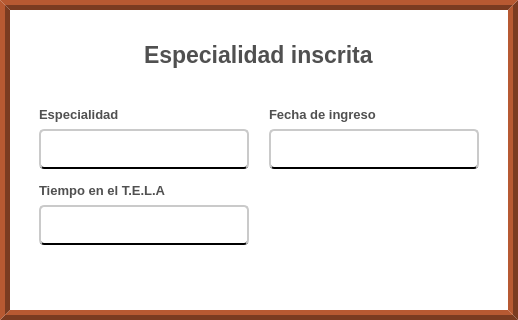
              <widget class="QFrame" name="espacio_info_carnet_2">
               <property name="minimumSize">
                <size>
                 <width>0</width>
                 <height>320</height>
                </size>
               </property>
               <property name="styleSheet">
                <string notr="true">QFrame{
	background-color: rgb(255, 255, 255);
	border:10px ridge rgb(122, 59, 33);
}</string>
               </property>
               <property name="frameShape">
                <enum>QFrame::NoFrame</enum>
               </property>
               <property name="frameShadow">
                <enum>QFrame::Raised</enum>
               </property>
               <layout class="QVBoxLayout" name="verticalLayout_11">
                <property name="spacing">
                 <number>20</number>
                </property>
                <property name="leftMargin">
                 <number>20</number>
                </property>
                <property name="topMargin">
                 <number>30</number>
                </property>
                <property name="rightMargin">
                 <number>20</number>
                </property>
                <item alignment="Qt::AlignHCenter">
                 <widget class="QLabel" name="label_titulo_info_carnet_2">
                  <property name="maximumSize">
                   <size>
                    <width>16777215</width>
                    <height>30</height>
                   </size>
                  </property>
                  <property name="font">
                   <font>
                    <family>Arial</family>
                    <pointsize>17</pointsize>
                    <weight>75</weight>
                    <bold>true</bold>
                   </font>
                  </property>
                  <property name="styleSheet">
                   <string notr="true">QLabel{
	
	color: rgb(80, 80, 80);
	border:none;
	border-color: #ffffff;


}
</string>
                  </property>
                  <property name="text">
                   <string>Especialidad inscrita</string>
                  </property>
                  <property name="scaledContents">
                   <bool>false</bool>
                  </property>
                 </widget>
                </item>
                <item alignment="Qt::AlignHCenter|Qt::AlignTop">
                 <widget class="QFrame" name="frame_2">
                  <property name="minimumSize">
                   <size>
                    <width>0</width>
                    <height>50</height>
                   </size>
                  </property>
                  <property name="maximumSize">
                   <size>
                    <width>16777215</width>
                    <height>180</height>
                   </size>
                  </property>
                  <property name="styleSheet">
                   <string notr="true">QFrame{

	border:none;


}</string>
                  </property>
                  <layout class="QGridLayout" name="gridLayout_3">
                   <property name="horizontalSpacing">
                    <number>20</number>
                   </property>
                   <item row="0" column="0">
                    <layout class="QVBoxLayout" name="verticalLayout_33">
                     <item>
                      <widget class="QLabel" name="label_especialidad">
                       <property name="sizePolicy">
                        <sizepolicy hsizetype="Preferred" vsizetype="Preferred">
                         <horstretch>0</horstretch>
                         <verstretch>0</verstretch>
                        </sizepolicy>
                       </property>
                       <property name="minimumSize">
                        <size>
                         <width>210</width>
                         <height>30</height>
                        </size>
                       </property>
                       <property name="maximumSize">
                        <size>
                         <width>210</width>
                         <height>35</height>
                        </size>
                       </property>
                       <property name="font">
                        <font>
                         <family>Arial</family>
                         <pointsize>10</pointsize>
                         <weight>75</weight>
                         <bold>true</bold>
                        </font>
                       </property>
                       <property name="styleSheet">
                        <string notr="true">QLabel{
	
	color: rgb(80, 80, 80);

	border-color: #ffffff;


}
</string>
                       </property>
                       <property name="text">
                        <string>Especialidad</string>
                       </property>
                       <property name="scaledContents">
                        <bool>false</bool>
                       </property>
                      </widget>
                     </item>
                     <item>
                      <widget class="QLineEdit" name="input_mostrar_especialidad">
                       <property name="enabled">
                        <bool>true</bool>
                       </property>
                       <property name="minimumSize">
                        <size>
                         <width>0</width>
                         <height>40</height>
                        </size>
                       </property>
                       <property name="font">
                        <font>
                         <family>Arial</family>
                         <pointsize>13</pointsize>
                        </font>
                       </property>
                       <property name="styleSheet">
                        <string notr="true">QLineEdit{
	
	background-color: rgb(255, 255, 255);
	border-radius:5px;
	padding-left: 5px;
 padding-right:5px;
	padding-top:1px;
	border-bottom:2px solid black  ;
	border-top: 2px solid rgb(202, 202, 202);
	border-left: 2px solid rgb(202, 202, 202);
	border-right: 2px solid rgb(202, 202, 202);

}

QLineEdit:focus{

	border: 2px solid rgb(17, 192, 255)



}
</string>
                       </property>
                       <property name="readOnly">
                        <bool>true</bool>
                       </property>
                      </widget>
                     </item>
                    </layout>
                   </item>
                   <item row="0" column="1">
                    <layout class="QVBoxLayout" name="verticalLayout_34">
                     <item>
                      <widget class="QLabel" name="label_fecha_ingreso">
                       <property name="sizePolicy">
                        <sizepolicy hsizetype="Preferred" vsizetype="Preferred">
                         <horstretch>0</horstretch>
                         <verstretch>0</verstretch>
                        </sizepolicy>
                       </property>
                       <property name="minimumSize">
                        <size>
                         <width>210</width>
                         <height>30</height>
                        </size>
                       </property>
                       <property name="maximumSize">
                        <size>
                         <width>210</width>
                         <height>35</height>
                        </size>
                       </property>
                       <property name="font">
                        <font>
                         <family>Arial</family>
                         <pointsize>10</pointsize>
                         <weight>75</weight>
                         <bold>true</bold>
                        </font>
                       </property>
                       <property name="styleSheet">
                        <string notr="true">QLabel{
	
	color: rgb(80, 80, 80);

	border-color: #ffffff;


}
</string>
                       </property>
                       <property name="text">
                        <string>Fecha de ingreso</string>
                       </property>
                       <property name="scaledContents">
                        <bool>false</bool>
                       </property>
                      </widget>
                     </item>
                     <item>
                      <widget class="QLineEdit" name="input_mostrar_fecha_ingreso">
                       <property name="enabled">
                        <bool>true</bool>
                       </property>
                       <property name="minimumSize">
                        <size>
                         <width>0</width>
                         <height>40</height>
                        </size>
                       </property>
                       <property name="font">
                        <font>
                         <family>Arial</family>
                         <pointsize>13</pointsize>
                        </font>
                       </property>
                       <property name="styleSheet">
                        <string notr="true">QLineEdit{
	
	background-color: rgb(255, 255, 255);
	border-radius:5px;
	padding-left: 5px;
 padding-right:5px;
	padding-top:1px;
	border-bottom:2px solid black  ;
	border-top: 2px solid rgb(202, 202, 202);
	border-left: 2px solid rgb(202, 202, 202);
	border-right: 2px solid rgb(202, 202, 202);

}

QLineEdit:focus{

	border: 2px solid rgb(17, 192, 255)



}
</string>
                       </property>
                       <property name="readOnly">
                        <bool>true</bool>
                       </property>
                      </widget>
                     </item>
                    </layout>
                   </item>
                   <item row="1" column="0">
                    <layout class="QVBoxLayout" name="verticalLayout_35">
                     <item>
                      <widget class="QLabel" name="label_tiempo">
                       <property name="sizePolicy">
                        <sizepolicy hsizetype="Preferred" vsizetype="Preferred">
                         <horstretch>0</horstretch>
                         <verstretch>0</verstretch>
                        </sizepolicy>
                       </property>
                       <property name="minimumSize">
                        <size>
                         <width>200</width>
                         <height>30</height>
                        </size>
                       </property>
                       <property name="maximumSize">
                        <size>
                         <width>200</width>
                         <height>35</height>
                        </size>
                       </property>
                       <property name="font">
                        <font>
                         <family>Arial</family>
                         <pointsize>10</pointsize>
                         <weight>75</weight>
                         <bold>true</bold>
                        </font>
                       </property>
                       <property name="styleSheet">
                        <string notr="true">QLabel{
	
	color: rgb(80, 80, 80);

	border-color: #ffffff;


}
</string>
                       </property>
                       <property name="text">
                        <string>Tiempo en el T.E.L.A</string>
                       </property>
                       <property name="scaledContents">
                        <bool>false</bool>
                       </property>
                      </widget>
                     </item>
                     <item>
                      <widget class="QLineEdit" name="input_mostrar_tiempo">
                       <property name="enabled">
                        <bool>true</bool>
                       </property>
                       <property name="minimumSize">
                        <size>
                         <width>0</width>
                         <height>40</height>
                        </size>
                       </property>
                       <property name="font">
                        <font>
                         <family>Arial</family>
                         <pointsize>13</pointsize>
                        </font>
                       </property>
                       <property name="styleSheet">
                        <string notr="true">QLineEdit{
	
	background-color: rgb(255, 255, 255);
	border-radius:5px;
	padding-left: 5px;
 padding-right:5px;
	padding-top:1px;
	border-bottom:2px solid black  ;
	border-top: 2px solid rgb(202, 202, 202);
	border-left: 2px solid rgb(202, 202, 202);
	border-right: 2px solid rgb(202, 202, 202);

}

QLineEdit:focus{

	border: 2px solid rgb(17, 192, 255)



}
</string>
                       </property>
                       <property name="readOnly">
                        <bool>true</bool>
                       </property>
                      </widget>
                     </item>
                    </layout>
                   </item>
                  </layout>
                 </widget>
                </item>
               </layout>
              </widget>
